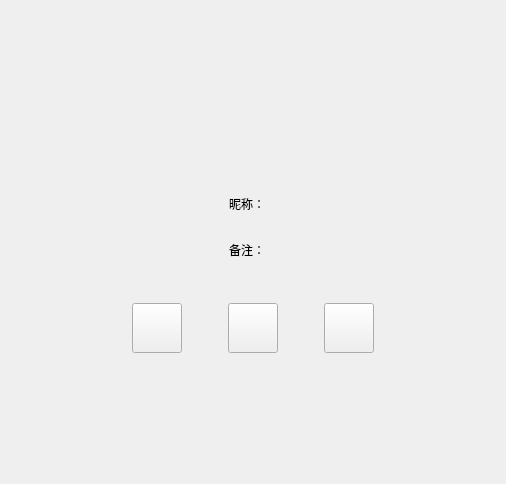
<?xml version="1.0" encoding="UTF-8"?>
<ui version="4.0">
 <class>FriendInfoPage</class>
 <widget class="QWidget" name="FriendInfoPage">
  <property name="geometry">
   <rect>
    <x>0</x>
    <y>0</y>
    <width>506</width>
    <height>484</height>
   </rect>
  </property>
  <property name="minimumSize">
   <size>
    <width>300</width>
    <height>0</height>
   </size>
  </property>
  <property name="maximumSize">
   <size>
    <width>506</width>
    <height>16777215</height>
   </size>
  </property>
  <property name="windowTitle">
   <string>Form</string>
  </property>
  <layout class="QVBoxLayout" name="verticalLayout">
   <property name="leftMargin">
    <number>120</number>
   </property>
   <property name="topMargin">
    <number>120</number>
   </property>
   <property name="rightMargin">
    <number>120</number>
   </property>
   <property name="bottomMargin">
    <number>120</number>
   </property>
   <item>
    <widget class="QWidget" name="widget" native="true">
     <layout class="QHBoxLayout" name="horizontalLayout">
      <item>
       <widget class="QLabel" name="icon_lb">
        <property name="minimumSize">
         <size>
          <width>85</width>
          <height>85</height>
         </size>
        </property>
        <property name="maximumSize">
         <size>
          <width>85</width>
          <height>85</height>
         </size>
        </property>
        <property name="text">
         <string/>
        </property>
       </widget>
      </item>
      <item>
       <widget class="QWidget" name="widget_3" native="true">
        <layout class="QVBoxLayout" name="verticalLayout_2">
         <item>
          <widget class="QWidget" name="widget_4" native="true">
           <property name="minimumSize">
            <size>
             <width>0</width>
             <height>40</height>
            </size>
           </property>
           <property name="maximumSize">
            <size>
             <width>16777215</width>
             <height>40</height>
            </size>
           </property>
           <layout class="QHBoxLayout" name="horizontalLayout_2">
            <property name="leftMargin">
             <number>0</number>
            </property>
            <property name="topMargin">
             <number>0</number>
            </property>
            <property name="rightMargin">
             <number>0</number>
            </property>
            <property name="bottomMargin">
             <number>0</number>
            </property>
            <item>
             <widget class="QLabel" name="name_lb">
              <property name="minimumSize">
               <size>
                <width>40</width>
                <height>0</height>
               </size>
              </property>
              <property name="maximumSize">
               <size>
                <width>16777215</width>
                <height>16777215</height>
               </size>
              </property>
              <property name="text">
               <string/>
              </property>
             </widget>
            </item>
            <item>
             <widget class="QLabel" name="sex_lb">
              <property name="minimumSize">
               <size>
                <width>40</width>
                <height>40</height>
               </size>
              </property>
              <property name="maximumSize">
               <size>
                <width>40</width>
                <height>40</height>
               </size>
              </property>
              <property name="text">
               <string/>
              </property>
             </widget>
            </item>
            <item>
             <spacer name="horizontalSpacer">
              <property name="orientation">
               <enum>Qt::Orientation::Horizontal</enum>
              </property>
              <property name="sizeHint" stdset="0">
               <size>
                <width>40</width>
                <height>20</height>
               </size>
              </property>
             </spacer>
            </item>
           </layout>
          </widget>
         </item>
         <item>
          <widget class="QWidget" name="widget_2" native="true">
           <property name="minimumSize">
            <size>
             <width>0</width>
             <height>40</height>
            </size>
           </property>
           <property name="maximumSize">
            <size>
             <width>16777215</width>
             <height>40</height>
            </size>
           </property>
           <layout class="QHBoxLayout" name="horizontalLayout_3">
            <property name="leftMargin">
             <number>0</number>
            </property>
            <property name="topMargin">
             <number>0</number>
            </property>
            <property name="rightMargin">
             <number>0</number>
            </property>
            <property name="bottomMargin">
             <number>0</number>
            </property>
            <item>
             <widget class="QLabel" name="nick_tip">
              <property name="minimumSize">
               <size>
                <width>0</width>
                <height>30</height>
               </size>
              </property>
              <property name="maximumSize">
               <size>
                <width>50</width>
                <height>30</height>
               </size>
              </property>
              <property name="text">
               <string>昵称：</string>
              </property>
             </widget>
            </item>
            <item>
             <widget class="QLabel" name="nick_lb">
              <property name="text">
               <string/>
              </property>
             </widget>
            </item>
            <item>
             <spacer name="horizontalSpacer_2">
              <property name="orientation">
               <enum>Qt::Orientation::Horizontal</enum>
              </property>
              <property name="sizeHint" stdset="0">
               <size>
                <width>40</width>
                <height>20</height>
               </size>
              </property>
             </spacer>
            </item>
           </layout>
          </widget>
         </item>
         <item>
          <widget class="QWidget" name="widget_5" native="true">
           <property name="minimumSize">
            <size>
             <width>0</width>
             <height>40</height>
            </size>
           </property>
           <property name="maximumSize">
            <size>
             <width>16777215</width>
             <height>40</height>
            </size>
           </property>
           <layout class="QHBoxLayout" name="horizontalLayout_4">
            <property name="leftMargin">
             <number>0</number>
            </property>
            <property name="topMargin">
             <number>0</number>
            </property>
            <property name="rightMargin">
             <number>0</number>
            </property>
            <property name="bottomMargin">
             <number>0</number>
            </property>
            <item>
             <widget class="QLabel" name="bak_tip">
              <property name="minimumSize">
               <size>
                <width>0</width>
                <height>30</height>
               </size>
              </property>
              <property name="maximumSize">
               <size>
                <width>50</width>
                <height>30</height>
               </size>
              </property>
              <property name="text">
               <string>备注：</string>
              </property>
             </widget>
            </item>
            <item>
             <widget class="QLabel" name="bak_lb">
              <property name="text">
               <string/>
              </property>
             </widget>
            </item>
            <item>
             <spacer name="horizontalSpacer_7">
              <property name="orientation">
               <enum>Qt::Orientation::Horizontal</enum>
              </property>
              <property name="sizeHint" stdset="0">
               <size>
                <width>40</width>
                <height>20</height>
               </size>
              </property>
             </spacer>
            </item>
           </layout>
          </widget>
         </item>
        </layout>
       </widget>
      </item>
     </layout>
    </widget>
   </item>
   <item>
    <widget class="QWidget" name="widget_6" native="true">
     <layout class="QHBoxLayout" name="horizontalLayout_5">
      <item>
       <spacer name="horizontalSpacer_3">
        <property name="orientation">
         <enum>Qt::Orientation::Horizontal</enum>
        </property>
        <property name="sizeHint" stdset="0">
         <size>
          <width>40</width>
          <height>20</height>
         </size>
        </property>
       </spacer>
      </item>
      <item>
       <widget class="QPushButton" name="msg_chat">
        <property name="minimumSize">
         <size>
          <width>50</width>
          <height>50</height>
         </size>
        </property>
        <property name="maximumSize">
         <size>
          <width>50</width>
          <height>50</height>
         </size>
        </property>
        <property name="text">
         <string/>
        </property>
       </widget>
      </item>
      <item>
       <spacer name="horizontalSpacer_5">
        <property name="orientation">
         <enum>Qt::Orientation::Horizontal</enum>
        </property>
        <property name="sizeType">
         <enum>QSizePolicy::Policy::Fixed</enum>
        </property>
        <property name="sizeHint" stdset="0">
         <size>
          <width>40</width>
          <height>20</height>
         </size>
        </property>
       </spacer>
      </item>
      <item>
       <widget class="QPushButton" name="voice_chat">
        <property name="minimumSize">
         <size>
          <width>50</width>
          <height>50</height>
         </size>
        </property>
        <property name="maximumSize">
         <size>
          <width>50</width>
          <height>50</height>
         </size>
        </property>
        <property name="text">
         <string/>
        </property>
       </widget>
      </item>
      <item>
       <spacer name="horizontalSpacer_6">
        <property name="orientation">
         <enum>Qt::Orientation::Horizontal</enum>
        </property>
        <property name="sizeType">
         <enum>QSizePolicy::Policy::Fixed</enum>
        </property>
        <property name="sizeHint" stdset="0">
         <size>
          <width>40</width>
          <height>20</height>
         </size>
        </property>
       </spacer>
      </item>
      <item>
       <widget class="QPushButton" name="video_chat">
        <property name="minimumSize">
         <size>
          <width>50</width>
          <height>50</height>
         </size>
        </property>
        <property name="maximumSize">
         <size>
          <width>50</width>
          <height>50</height>
         </size>
        </property>
        <property name="text">
         <string/>
        </property>
       </widget>
      </item>
      <item>
       <spacer name="horizontalSpacer_4">
        <property name="orientation">
         <enum>Qt::Orientation::Horizontal</enum>
        </property>
        <property name="sizeHint" stdset="0">
         <size>
          <width>40</width>
          <height>20</height>
         </size>
        </property>
       </spacer>
      </item>
     </layout>
    </widget>
   </item>
   <item>
    <spacer name="verticalSpacer_2">
     <property name="orientation">
      <enum>Qt::Orientation::Vertical</enum>
     </property>
     <property name="sizeHint" stdset="0">
      <size>
       <width>20</width>
       <height>40</height>
      </size>
     </property>
    </spacer>
   </item>
  </layout>
 </widget>
 <resources/>
 <connections/>
</ui>
